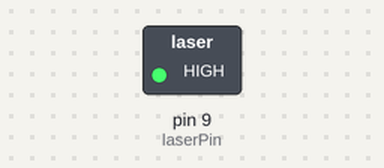
The sketch below on a simulated Arduino Uno, built with avr-gcc and run on an emulated ATmega328P. Parts: switched loads named in the sketch (green lamp = pin HIGH). What the sketch prints to the serial monitor is not drawn.

Above: at 0.2 s.
Timing chart, 0 to 40.0 s (numbered marks = the images above):
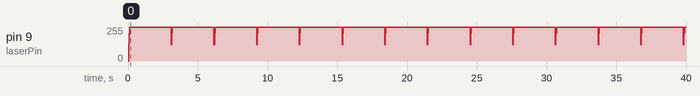

The sketch:

Tx.ino
```cpp
const int laserPin = 9;
const unsigned int bitDelay = 1000;

const char *message = "UUUUU";

void setup() {
  pinMode(laserPin, OUTPUT);
  Serial.begin(115200);
  Serial.println("Laser transmitter ready");
}

void loop() {
  sendSync();
  sendString(message);
  delay(3000);
}

void sendSync() {
  for (int i = 0; i < 8; i++) {
    digitalWrite(laserPin, i % 2); // 10101010
    delayMicroseconds(bitDelay);
  }
  digitalWrite(laserPin, LOW);
  delayMicroseconds(bitDelay);
}

void sendString(const char *msg) {
  while (*msg) {
    sendByte(*msg++);
  }
}

void sendByte(byte b) {
  // Start bit
  digitalWrite(laserPin, LOW);
  delayMicroseconds(bitDelay);

  // Data bits
  for (int i = 0; i < 8; i++) {
    digitalWrite(laserPin, (b >> i) & 1);
    delayMicroseconds(bitDelay);
  }

  // Stop bit
  digitalWrite(laserPin, HIGH);
  delayMicroseconds(bitDelay);
}
```
